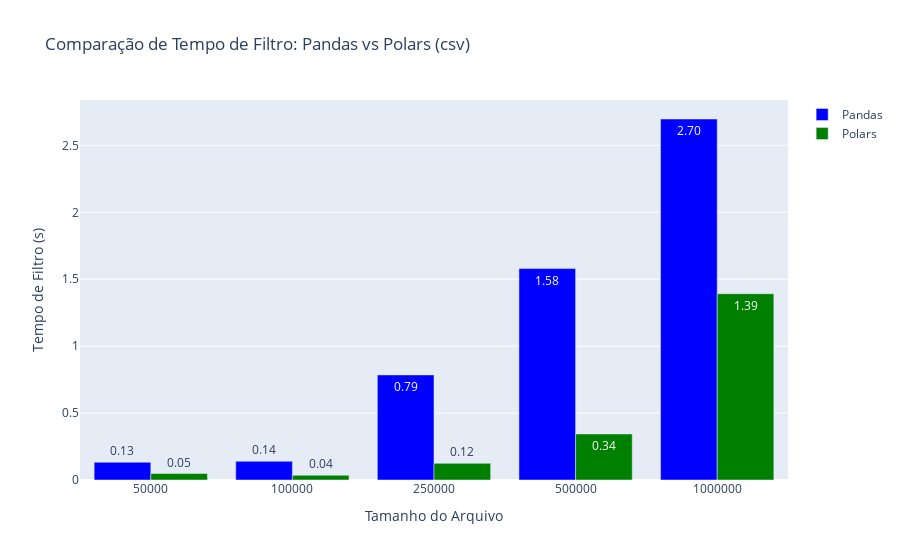

Here is the notebook cell this chart was saved with:
### Code cell
pandas_calc_xlsx_times = []
polars_calc_xlsx_times = []

# Comparação de desempenho
for size in xlsx_sizes:
    xlsx_path = f"mock_data/mock_data_{size}.xlsx"
    
    # Pandas
    pandas_calc_xlsx_time = benchmark_pandas_calc_xlsx(xlsx_path, size)
    pandas_calc_xlsx_times.append(pandas_calc_xlsx_time)
    
    # Polars
    polars_calc_xlsx_time = benchmark_polars_calc_xlsx(xlsx_path, size)
    polars_calc_xlsx_times.append(polars_calc_xlsx_time)

# Formatando os tempos para ter 2 casas decimais
pandas_calc_xlsx_times_text = [f"{time:.2f}" for time in pandas_calc_xlsx_times]
polars_calc_xlsx_times_text = [f"{time:.2f}" for time in polars_calc_xlsx_times]

plot_comparison(xlsx_sizes, pandas_calc_xlsx_times, polars_calc_xlsx_times, 'Filtro')

### Figure 1 — Plotly figure (JSON) as saved in the notebook; plotly's stock layout.template omitted (floating-point values rounded to 4 significant figures)
{"data": [{"marker": {"color": "blue"}, "name": "Pandas", "text": ["0.13", "0.14", "0.79", "1.58", "2.70"], "textposition": "auto", "type": "bar", "x": ["50000", "100000", "250000", "500000", "1000000"], "y": [0.1325, 0.1402, 0.7851, 1.58, 2.697]}, {"marker": {"color": "green"}, "name": "Polars", "text": ["0.05", "0.04", "0.12", "0.34", "1.39"], "textposition": "auto", "type": "bar", "x": ["50000", "100000", "250000", "500000", "1000000"], "y": [0.04835, 0.03529, 0.1242, 0.3439, 1.391]}], "layout": {"barmode": "group", "title": {"text": "Comparação de Tempo de Filtro: Pandas vs Polars (csv)"}, "xaxis": {"title": {"text": "Tamanho do Arquivo"}}, "yaxis": {"title": {"text": "Tempo de Filtro (s)"}}}}
